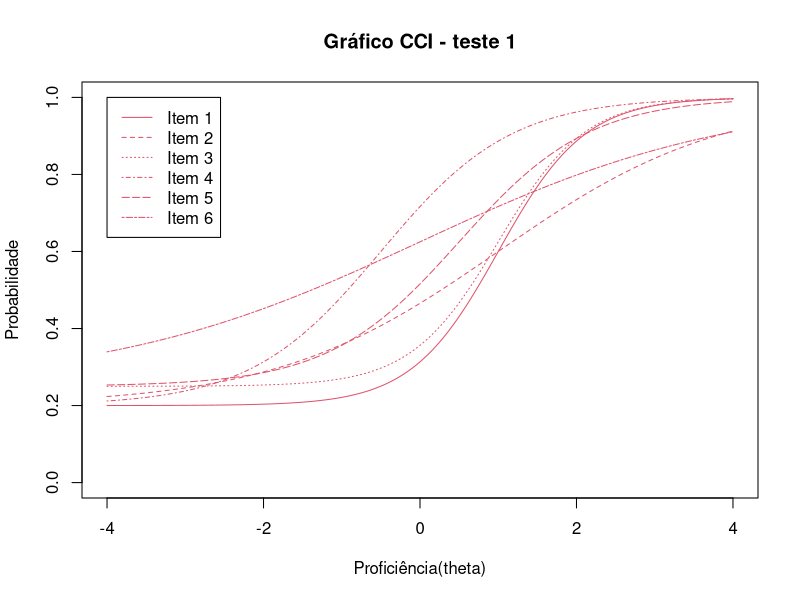
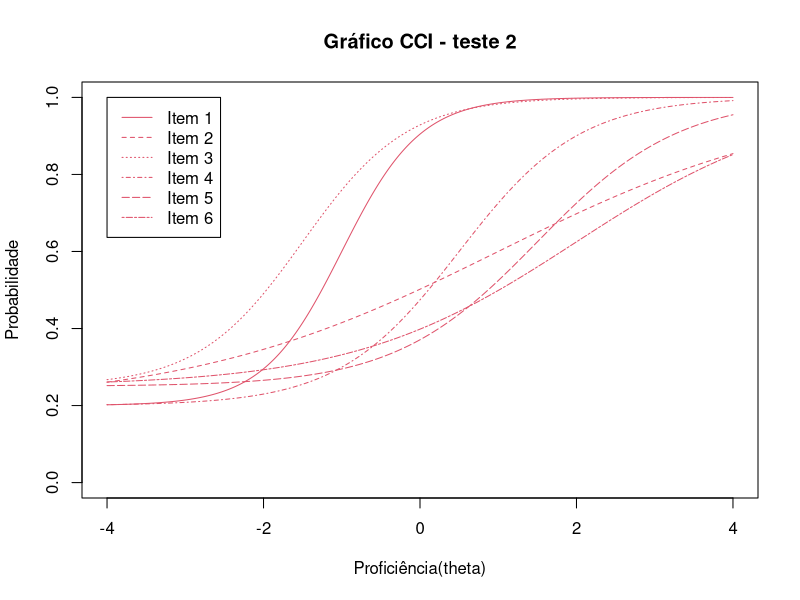
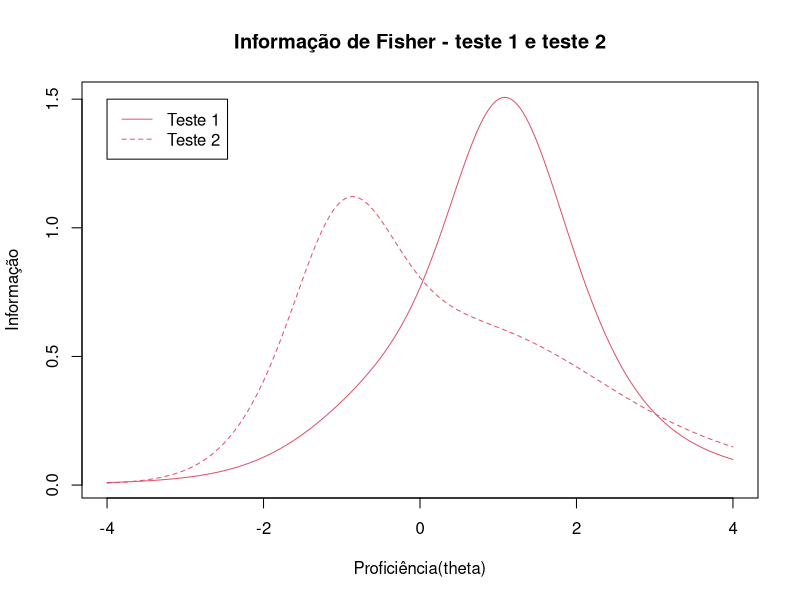

Write R code to recreate these figures, in order.
## ---- chunk 1
library(tidyverse)
library(knitr)

mat.par.1 <- matrix(c(1.8, .7, 1.8, 1.2, 1.2, .5, 1, 1, 1, -.5, .5, 0, 0.2, 0.2, .25, .2, 0.25, .25),nrow=6)
colnames(mat.par.1) <- c("a_i","b_i","c_i")
rownames(mat.par.1) <- c("item 1", "item 2",  "item 3",  "item 4",  "item 5", "item 6")
a <- data.frame(mat.par.1)
knitr::kable(a)

mat.par.2 <- matrix(c(2, .5, 1.5, 1.3, 1.1, .7, -1, 1, -1.5, .5, 1.5, 2, 0.2, 0.2, .25, .2, 0.25, .25),nrow=6)
colnames(mat.par.2) <- c("a_i","b_i","c_i")
rownames(mat.par.2) <- c("item 1", "item 2",  "item 3",  "item 4",  "item 5", "item 6")
b <- data.frame(mat.par.2)
knitr::kable(b)

theta <- seq(-4,4,0.01)
## ---- chunk 2
mat.prob <- matrix(0,nrow(mat.par.1),length(theta))

#Gráfico das CCI's para o teste 1:

for (i in 1:nrow(mat.par.1)) {
  for (j in 1:length(theta))
    mat.prob[i,j] <- mat.par.1[i,3] + (1-mat.par.1[i,3])/(1+exp(-mat.par.1[i,1]*(theta[j]-mat.par.1[i,2])))
}

plot(theta,mat.prob[1,],type="l",ylim=c(0,1), main = "Gráfico CCI - teste 1", xlab = "Proficiência(theta)",
     ylab = "Probabilidade", col = 2)

for (i in 2:nrow(mat.par.1))
  lines(theta,mat.prob[i,],lty=i, col = 2)
legend(-4,1,c("Item 1", "Item 2", "Item 3", "Item 4", "Item 5", "Item 6"), lty = c(1:6), col = 2)

#Gráfico das CCI's para o teste 2:

for (i in 1:nrow(mat.par.2)) {
  for (j in 1:length(theta))
    mat.prob[i,j] <- mat.par.2[i,3] + (1-mat.par.2[i,3])/(1+exp(-mat.par.2[i,1]*(theta[j]-mat.par.2[i,2])))
}

plot(theta,mat.prob[1,],type="l",ylim=c(0,1), main = "Gráfico CCI - teste 2", xlab = "Proficiência(theta)",
     ylab = "Probabilidade", col = 2)

for (i in 2:nrow(mat.par.2))
  lines(theta,mat.prob[i,],lty=i, col = 2)
legend(-4,1,c("Item 1", "Item 2", "Item 3", "Item 4", "Item 5", "Item 6"), lty=c(1:6), col = 2)
## ---- chunk 3
vec.prob.1 <- mat.par.1[,3] + (1-mat.par.1[,3])/(1+exp(-mat.par.1[,1]*(0-mat.par.1[,2])))
print(vec.prob.1) #item 4
vec.prob.2 <- mat.par.2[,3] + (1-mat.par.2[,3])/(1+exp(-mat.par.2[,1]*(0-mat.par.2[,2])))
print(vec.prob.2) #item 3 
## ---- chunk 4
mat.prob <- mat.prob.dif <- mat.info <- matrix(0,nrow(mat.par.1),length(theta))


#grafico FIT do teste 1:
for (i in 1:nrow(mat.par.1)) {
  for (j in 1:length(theta)) {
    mat.prob[i,j] <- mat.par.1[i,3] + (1-mat.par.1[i,3])/(1+exp(-mat.par.1[i,1]*(theta[j]-mat.par.1[i,2])))
    mat.prob.dif[i,j] <- mat.par.1[i,1]*(1-mat.par.1[i,3])*exp(-mat.par.1[i,1]*(theta[j]-mat.par.1[i,2]))/
      ((1+exp(-mat.par.1[i,1]*(theta[j]-mat.par.1[i,2])))^2)
    mat.info[i,j] <- (mat.prob.dif[i,j]^2)/(mat.prob[i,j]*(1-mat.prob[i,j]))
  }
}

info.1 <- apply(mat.info,2,sum)

plot(theta,info.1,type="l", main = "Informação de Fisher - teste 1 e teste 2", xlab = "Proficiência(theta)",
     ylab = "Informação", col = 2)

#grafico FIT do teste 2:
for (i in 1:nrow(mat.par.2)) {
  for (j in 1:length(theta)) {
    mat.prob[i,j] <- mat.par.2[i,3] + (1-mat.par.2[i,3])/(1+exp(-mat.par.2[i,1]*(theta[j]-mat.par.2[i,2])))
    mat.prob.dif[i,j] <- mat.par.2[i,1]*(1-mat.par.2[i,3])*exp(-mat.par.2[i,1]*(theta[j]-mat.par.2[i,2]))/
      ((1+exp(-mat.par.2[i,1]*(theta[j]-mat.par.2[i,2])))^2)
    mat.info[i,j] <- (mat.prob.dif[i,j]^2)/(mat.prob[i,j]*(1-mat.prob[i,j]))
  }
}

info.2 <- apply(mat.info,2,sum)

lines(theta,info.2,lty=2, col = 2)
legend(-4,1.5,c("Teste 1", "Teste 2"), lty=c(1,2), col = 2)
